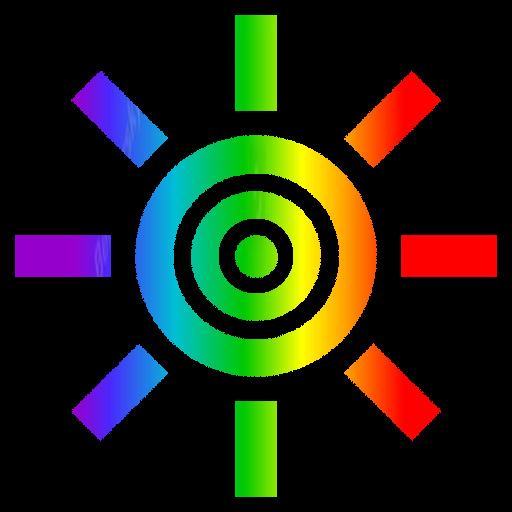
#> input picture test_jpgs/circle.jpg, 512 x 512 px
$ python show_itti_saliency_python.py   (older library calls are emulated)
#> lines starting #> are read from the running program, lines starting #| are printed output that depends on the picture; after the words box and inside, x2 and y2 are one past the last pixel; in counts of white or black regions, pixels touching at a corner belong together
import cv2
import matplotlib.pyplot as plt
import numpy as np
from scipy.ndimage import maximum_filter

##-----------------------##
"""
If you want to use this code, you can just \n
from Itti_method import Itti_Saliency_map\n
then you can just use it as :\n
itti_saliency_map = Itti_Saliency_map("your_image_path", ifshow = False)\n
the parameter ifshow controls that if the 6 + 12 + 24 different maps are displayed.\n
Hope you enjoy it!\n

Caution: Sometimes CV2 may not be able to read your image, please change the image format or check if your image path is correct.
"""
##-----------------------##

def gaussian_pyrimid(image):
   """
   return /2 resolution gaussian pyrimid
   """
   return cv2.pyrDown(image)

def eight_pyrimid_built(image):
   """
   yielding horizontal and vertical image-reduction factors ranging from 1:1 (scale zero) to 1:256 (scale eight) in eight octaves.
   """
   image_list = []
   image2 = image.copy()
   for i in range(9):
      image_list.append(image2)
      image2 = gaussian_pyrimid(image2)
   return image_list

def resize_to_normal_shape(image):
    """
    Input is provided in the form of static color images, usually digitized at 640*480 resolution
    """
    resized_image = cv2.resize(image,(640,480),interpolation=cv2.INTER_LINEAR)
    return resized_image

def seperate_RGB_chanells(image):
   """
    Seperate RGB chanells to going through following algorithms
    """
   return image[:,:,0], image[:,:,1], image[:,:,2]


def subtraction(img1,img2,ifshow = False):
    """
    return img1 - img2 but resized to the higher resolution
    """
    if ifshow:
        plt.imshow(img1)
        plt.show()
        plt.imshow(img2)
        plt.show()
    shape = img1.shape if img1.shape[0] >= img2.shape[0] else img2.shape
    shape = (shape[1],shape[0])
    image_1 = cv2.resize(img1,shape,interpolation=cv2.INTER_LINEAR)
    image_2 = cv2.resize(img2,shape,interpolation=cv2.INTER_LINEAR)
    if ifshow:
        plt.imshow(image_2)
        plt.show()
        plt.imshow(np.abs(image_1-image_2))
        plt.show()
    return image_1 - image_2

def processing_gabor_filters(ksize = 31,sigma = 4,lambda_ = 10,gamma = 0.5):
    """
    gengerate 4 gabor filters
    """
    kernel_0   = cv2.getGaborKernel((ksize,ksize),sigma,0,lambda_,gamma,0)
    kernel_45  = cv2.getGaborKernel((ksize,ksize),sigma,np.pi/4 ,lambda_,gamma,0)
    kernel_90  = cv2.getGaborKernel((ksize,ksize),sigma,np.pi/2 ,lambda_,gamma,0)
    kernel_135 = cv2.getGaborKernel((ksize,ksize),sigma,np.pi/4*3,lambda_,gamma,0)

    return kernel_0, kernel_45, kernel_90, kernel_135

def gabor_filter(img,k0,k45,k90,k135):
   """
   filter convlution
   """
   return [cv2.filter2D(img, cv2.CV_16SC1, k0),cv2.filter2D(img, cv2.CV_16SC1, k45),cv2.filter2D(img, cv2.CV_16SC1, k90),cv2.filter2D(img, cv2.CV_16SC1, k135)]

def Is_scale(img_lst,c,s):
   return np.abs(subtraction(img_lst[c],img_lst[s]))

def RG_scale(Rs,Gs,c,s):
   return np.abs(subtraction(Rs[c]-Gs[c],Gs[s]-Rs[s]))

def BY_scale(Bs,Ys,c,s):
   return np.abs(subtraction(Bs[c]-Ys[c],Ys[s]-Bs[s]))

def O_c_s_theta(Os,c,s,theta):
       return np.abs(subtraction(Os[c][theta//45], Os[s][theta//45]))

def normalize_img(img,M=1):
    """
    normalize img scale to 0~M, globally multiply it by (M-\\bar{m})^2
    """
    image = img / np.max(img) * M if np.max(img) else img/10
    w,h = image.shape
    maxima = maximum_filter(image, size=(w/5,h/5))
    maxima = (image == maxima)
    mnum = maxima.sum()
    maxima = np.multiply(maxima, image)
    mbar = float(maxima.sum()) / mnum if mnum else 0
    return image*((M - mbar)**2)

def addition(img1,img2,shape):
    """
    through calculate we have fourth shape
    """
    image1 = cv2.resize(img1,shape)
    image2 = cv2.resize(img2,shape)
    return subtraction(image1, -image2)

def read_image(image_path):
#> called with image_path = 'test_jpgs/circle.jpg'
    image = cv2.imread(image_path)
#> image is the input picture: shape (512, 512, 3); mean B, G, R 19.2, 35.8, 32.3
    image = image.astype("float32")
    return image

def find_maximum(image_dict):
    """
    find maximum
    """
    maximum = -1
    for key in image_dict.keys():
        maximum = max(maximum,np.max(image_dict[key]))
    return maximum

def show_intensity_map(I_dict):
    I_maxima = find_maximum(I_dict)
    fig,ax = plt.subplots(2,3)
    ax[0,0].imshow(I_dict[2,5]/I_maxima,norm=None)
    ax[0,1].imshow(I_dict[3,6]/I_maxima,norm=None)
    ax[0,2].imshow(I_dict[4,7]/I_maxima,norm=None)
    ax[1,0].imshow(I_dict[2,6]/I_maxima,norm=None)
    ax[1,1].imshow(I_dict[3,7]/I_maxima,norm=None)
    ax[1,2].imshow(I_dict[4,8]/I_maxima,norm=None)
    plt.suptitle("6 * Intensity map")
    plt.show()

def show_colored_map(RG_dict,BY_dict):
    RG_maxima, BY_maxima = find_maximum(RG_dict),find_maximum(BY_dict)
    color_maxima = max(RG_maxima,BY_maxima)
    fig,ax = plt.subplots(4,3)
    ax[0,0].imshow(RG_dict[2,5]/color_maxima,norm=None)
    ax[0,1].imshow(RG_dict[3,6]/color_maxima,norm=None)
    ax[0,2].imshow(RG_dict[4,7]/color_maxima,norm=None)
    ax[1,0].imshow(RG_dict[2,6]/color_maxima,norm=None)
    ax[1,1].imshow(RG_dict[3,7]/color_maxima,norm=None)
    ax[1,2].imshow(RG_dict[4,8]/color_maxima,norm=None)
    ax[2,0].imshow(BY_dict[2,5]/color_maxima,norm=None)
    ax[2,1].imshow(BY_dict[3,6]/color_maxima,norm=None)
    ax[2,2].imshow(BY_dict[4,7]/color_maxima,norm=None)
    ax[3,0].imshow(BY_dict[2,6]/color_maxima,norm=None)
    ax[3,1].imshow(BY_dict[3,7]/color_maxima,norm=None)
    ax[3,2].imshow(BY_dict[4,8]/color_maxima,norm=None)
    plt.suptitle("12 * Color map, above 6 RG and down 6 BY")
    plt.show()

def show_orientation_map(O_dict):
    orientation_maxima = find_maximum(O_dict)
    fig,ax = plt.subplots(4,6)
    ax[0,0].imshow(O_dict[2,5,0]/orientation_maxima,norm=None)
    ax[0,1].imshow(O_dict[3,6,0]/orientation_maxima,norm=None)
    ax[0,2].imshow(O_dict[4,7,0]/orientation_maxima,norm=None)
    ax[0,3].imshow(O_dict[2,5,0]/orientation_maxima,norm=None)
    ax[0,4].imshow(O_dict[3,6,0]/orientation_maxima,norm=None)
    ax[0,5].imshow(O_dict[4,7,0]/orientation_maxima,norm=None)
    ax[1,0].imshow(O_dict[2,5,45]/orientation_maxima,norm=None)
    ax[1,1].imshow(O_dict[3,6,45]/orientation_maxima,norm=None)
    ax[1,2].imshow(O_dict[4,7,45]/orientation_maxima,norm=None)
    ax[1,3].imshow(O_dict[2,5,45]/orientation_maxima,norm=None)
    ax[1,4].imshow(O_dict[3,6,45]/orientation_maxima,norm=None)
    ax[1,5].imshow(O_dict[4,7,45]/orientation_maxima,norm=None)
    ax[2,0].imshow(O_dict[2,5,90]/orientation_maxima,norm=None)
    ax[2,1].imshow(O_dict[3,6,90]/orientation_maxima,norm=None)
    ax[2,2].imshow(O_dict[4,7,90]/orientation_maxima,norm=None)
    ax[2,3].imshow(O_dict[2,5,90]/orientation_maxima,norm=None)
    ax[2,4].imshow(O_dict[3,6,90]/orientation_maxima,norm=None)
    ax[2,5].imshow(O_dict[4,7,90]/orientation_maxima,norm=None)
    ax[3,0].imshow(O_dict[2,5,135]/orientation_maxima,norm=None)
    ax[3,1].imshow(O_dict[3,6,135]/orientation_maxima,norm=None)
    ax[3,2].imshow(O_dict[4,7,135]/orientation_maxima,norm=None)
    ax[3,3].imshow(O_dict[2,5,135]/orientation_maxima,norm=None)
    ax[3,4].imshow(O_dict[3,6,135]/orientation_maxima,norm=None)
    ax[3,5].imshow(O_dict[4,7,135]/orientation_maxima,norm=None)
    plt.suptitle("Orientation maps. each row i represents degree 45 * i, 0 degree represent | bar.")
    plt.show()

##--------------------------##
"""
the following function is the most important function
"""
##--------------------------##

def Itti_Saliency_map(image_path = "./test_images/standard.jpg", ifshow = False):
    print("reading image")
    try:
        image = read_image(image_path)
    except:
        if image_path.split(".")[-1] == "png":
            raise RuntimeError(f"Check if the path is correct ({image_path}) or change the png file into jpg format for it was wrongly saved")
        raise RuntimeError(f"Check if the path is correct ({image_path})")

    print("start processing")

    resized_image = resize_to_normal_shape(image)
    gaussian_img_list = eight_pyrimid_built(resized_image)
#> the loop in eight_pyrimid_built, `for i in range(9):` made 9 passes
#> image2 on pass 9: [[28.68, 40.02, 27.34], [21.34, 47.97, 37.35]]
#> after the loop in eight_pyrimid_built, `for i in range(9):`: image_list = 9 items
#> gaussian_img_list = 9 items

    b, g, r = seperate_RGB_chanells(resized_image)

    r_sigma = eight_pyrimid_built(r)
#> the loop in eight_pyrimid_built (call 2), `for i in range(9):` made 9 passes
#> image2 on passes 8 to 9: [[12.19, 26.27, 46.73], [16.43, 34.44, 61.97]], [[27.34, 37.35]]
#> r_sigma = 9 items
    g_sigma = eight_pyrimid_built(g)
#> g_sigma = 9 items
    b_sigma = eight_pyrimid_built(b)
#> b_sigma = 9 items
    I = [(r_sigma[i]+g_sigma[i]+b_sigma[i])/3 for i in range(9)]
#> I = 9 items

    I2 = (np.int16(b) + np.int16(g) + np.int16(r))/3
    I2s = eight_pyrimid_built(I2)
#> I2s = 9 items

    maximum = [np.max(I[i]) for i in range(9)]
#> maximum = [172, 170, 168.3, 166.2, 156.8, 112.7, 90.71, 66.87, 42.96]


    b = [np.where(b_sigma[i]>= 0.1 * maximum[i],b_sigma[i],0) for i in range(9)]
#> b = 9 items
    g = [np.where(g_sigma[i]>= 0.1 * maximum[i],g_sigma[i],0) for i in range(9)]
#> g = 9 items
    r = [np.where(r_sigma[i]>= 0.1 * maximum[i],r_sigma[i],0) for i in range(9)]
#> r = 9 items

    Is = I
#> Is = 9 items
    Rs = [r[i]-(g[i]+b[i])/2 for i in range(9)]
#> Rs = 9 items
    Gs = [g[i]-(r[i]+b[i])/2 for i in range(9)]
#> Gs = 9 items
    Bs = [b[i]-(g[i]+r[i])/2 for i in range(9)]
#> Bs = 9 items
    Ys = [(r[i]+g[i])/2 - np.abs(r[i] - g[i])/2 - b[i] for i in range(9)]
#> Ys = 9 items

     # pIs,pRs,pGs,pBs,pYs,pOs,pDs = Itti_down_sampling_PYROri(image)
    fig,((ax11,ax12,ax13,ax14,ax15,ax16,ax17,ax18,ax19),\
         (ax21,ax22,ax23,ax24,ax25,ax26,ax27,ax28,ax29),\
         (ax31,ax32,ax33,ax34,ax35,ax36,ax37,ax38,ax39),\
         (ax41,ax42,ax43,ax44,ax45,ax46,ax47,ax48,ax49),\
         (ax51,ax52,ax53,ax54,ax55,ax56,ax57,ax58,ax59),
         (ax61,ax62,ax63,ax64,ax65,ax66,ax67,ax68,ax69)) = plt.subplots(6,9)
    full_lst = [[],Is,I2s,Rs,Gs,Bs,Ys]
    for img_index in range(1,7):
        for scale_index in range(1,10):
            exec(f"ax{img_index}{scale_index}.imshow(full_lst[{img_index}][{scale_index-1}])")
    plt.show()


    kernel_0, kernel_45, kernel_90, kernel_135 = processing_gabor_filters()

    Os = [gabor_filter(Is[i],kernel_0,kernel_45,kernel_90,kernel_135) for i in range(9)]
#> Os = 9 items

    fig,((ax11,ax12,ax13,ax14,ax15,ax16,ax17,ax18,ax19),\
         (ax21,ax22,ax23,ax24,ax25,ax26,ax27,ax28,ax29),\
         (ax31,ax32,ax33,ax34,ax35,ax36,ax37,ax38,ax39),\
         (ax41,ax42,ax43,ax44,ax45,ax46,ax47,ax48,ax49)) = plt.subplots(4,9)

    for degree_index in range(0,4):
        for scale_index in range(1,10):
            exec(f"ax{degree_index+1}{scale_index}.imshow(Os[{scale_index-1}][{degree_index}])")
    plt.show()

    c_set = (2,3,4)
    delta_set = (3,4)
    theta_set = (0,45,90,135)

    I_dict = {}
    RG_dict = {}
    BY_dict = {}
    O_dict = {}
    for c in c_set:
        for delta in delta_set:
            I_dict[(c,c+delta)] = Is_scale(Is,c,c+delta)
            RG_dict[(c,c+delta)] = RG_scale(Rs,Gs,c,c+delta)
            BY_dict[(c,c+delta)] = BY_scale(Bs,Ys,c,c+delta)
            for theta in theta_set:
                O_dict[(c,c+delta,theta)] = O_c_s_theta(Os,c,c+delta,theta)
#> this loop made 3 passes
#> pass 1, in subtraction, `image_2 = cv2.resize(img2,shape,interpolation=cv2.INTER_LINEAR)`:
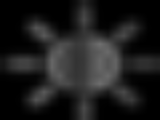
#> image_2: shape (120, 160) float32; min 0, max 110.2, mean 29.2
#> pass 1, in subtraction (call 2), `image_2 = cv2.resize(img2,shape,interpolation=cv2.INTER_LINEAR)`:
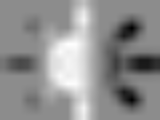
#> image_2: shape (120, 160) float32; min -255.6, max 208.2, mean 6.2; drawn with min black and max white
#> after the loop, BY_dict = 6 items; I_dict = 6 items; O_dict = 24 items; RG_dict = 6 items


    print(f"we get 42 = {len(I_dict)+len(RG_dict)+len(BY_dict)+len(O_dict)} maps, including {len(I_dict)} Intensity maps,\
    {len(RG_dict)}+{len(BY_dict)} = {len(RG_dict)+len(BY_dict)} color maps and {len(O_dict)} orientation maps")
#| we get 42 = 42 maps, including 6 Intensity maps,    6+6 = 12 color maps and 24 orientation maps
    if ifshow:
        show_intensity_map(I_dict)
#> in find_maximum, `maximum = -1`: maximum = -1
#> the loop in find_maximum, `for key in image_dict.keys():` made 6 passes
#> (key, maximum) on passes 1 to 6: ((2, 5), 111.5), ((2, 6), 117.7), ((3, 6), 117.7), ((3, 7), 125.8), ((4, 7), 125.8), ((4, 8), 125.8)
#> in show_intensity_map, `I_maxima = find_maximum(I_dict)`: I_maxima = 125.8
#> in show_intensity_map, `plt.show()`:
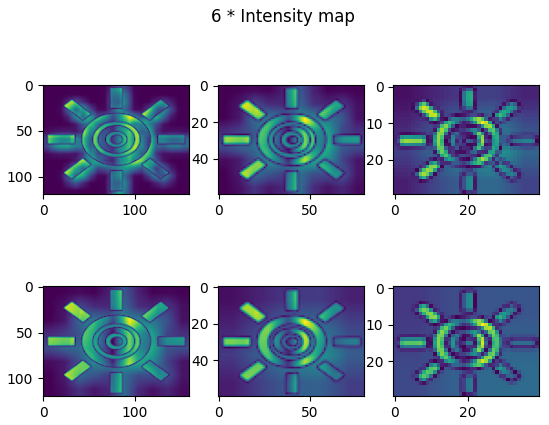
#> figure drawn by matplotlib, 6 panels
        show_colored_map(RG_dict,BY_dict)
#> the loop in find_maximum (call 2), `for key in image_dict.keys():` made 6 passes
#> key on passes 1 to 6: (2, 5), (2, 6), (3, 6), (3, 7), (4, 7), (4, 8)
#> in show_colored_map, `RG_maxima, BY_maxima = find_maximum(RG_dict),find_maximum(BY_dict)`: RG_maxima = 632.7; BY_maxima = 786.7
#> in show_colored_map, `plt.show()`:
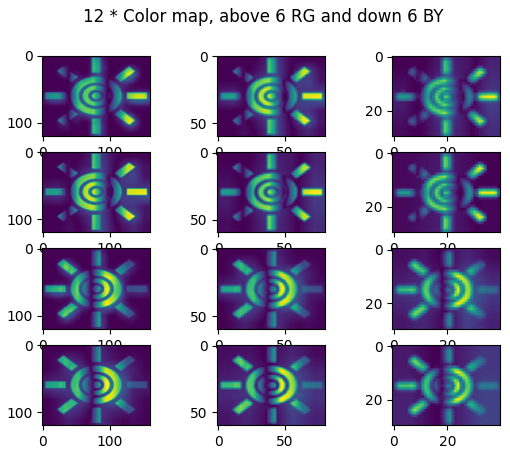
#> figure drawn by matplotlib, 12 panels
        show_orientation_map(O_dict)
#> in show_orientation_map, `orientation_maxima = find_maximum(O_dict)`: orientation_maxima = 5904

    I_bar = np.zeros((1,1))
    C_bar = np.zeros((1,1))
    O_bar_0 = np.zeros((1,1))
    O_bar_45 = np.zeros((1,1))
    O_bar_90 = np.zeros((1,1))
    O_bar_135 = np.zeros((1,1))

    addition_shape = (Is[4].shape[1],Is[4].shape[0])
#> addition_shape = (40, 30)

    for c in c_set:
        for delta in delta_set:
            I_bar = addition(I_bar,normalize_img(I_dict[(c,c+delta)]),addition_shape)
            C_bar = addition(C_bar,normalize_img(RG_dict[(c,c+delta)]),addition_shape)
            C_bar = addition(C_bar,normalize_img(BY_dict[(c,c+delta)]),addition_shape)

            O_bar_0 = addition(O_bar_0,normalize_img(O_dict[(c,c+delta,0)]),addition_shape)
            O_bar_45 = addition(O_bar_45,normalize_img(O_dict[(c,c+delta,45)]),addition_shape)
            O_bar_90 = addition(O_bar_90,normalize_img(O_dict[(c,c+delta,90)]),addition_shape)
            O_bar_135 = addition(O_bar_135,normalize_img(O_dict[(c,c+delta,135)]),addition_shape)
#> this loop made 3 passes
#> pass 1, in normalize_img, `maxima = (image == maxima)`:
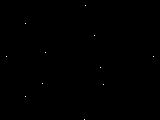
#> maxima: shape (120, 160) bool; 0.06% white in thin lines or dots, all inside (x1, y1, x2, y2) = (6, 5, 154, 120)
#> after the loop:
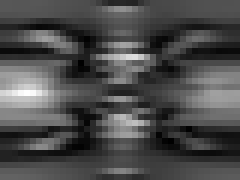
#> O_bar_90: shape (30, 40) float64 (shown 6 times larger); min 0.0731, max 1.31, mean 0.443; drawn with min black and max white

    O_bar = np.zeros((1,1))
#> O_bar = [0]
    for O_bar_theta in [O_bar_0, O_bar_45, O_bar_90, O_bar_135]:
        O_bar = addition(O_bar,normalize_img(O_bar_theta),addition_shape)
#> this loop made 4 passes
#> (mnum in normalize_img, mbar in normalize_img) on passes 1 to 4: (13, 0.571), (11, 0.427), (17, 0.565), (10, 0.463)
    S = (normalize_img(I_bar) + normalize_img(C_bar) + normalize_img(O_bar))/3
    if ifshow:=True :
        fig,((ax11,ax12,ax13,ax14,ax15,ax16),\
             (ax21,ax22,ax23,ax24,ax25,ax26),\
             (ax31,ax32,ax33,ax34,ax35,ax36)) = plt.subplots(3,6)
        lists = [(2,5),(2,6),(3,6),(3,7),(4,7),(4,8)]
        for col in range(1,7):
                exec(f"ax{1}{col}.imshow(I_dict[{lists[col-1]}])")
                exec(f"ax{1}{col}.set_title({lists[col-1]})")
                exec(f"ax{2}{col}.imshow(RG_dict[{lists[col-1]}])")
                exec(f"ax{3}{col}.imshow(BY_dict[{lists[col-1]}])")
        plt.show()
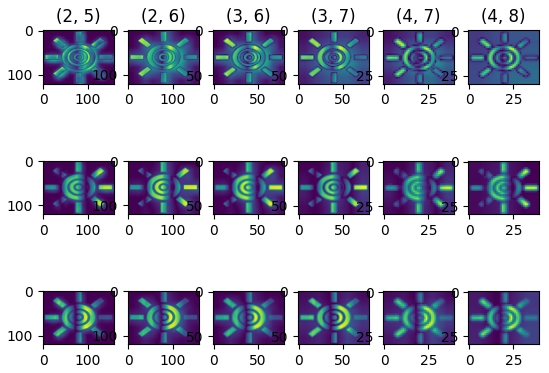
#> figure drawn by matplotlib, 18 panels

        fig,((ax11,ax12,ax13,ax14,ax15,ax16),\
             (ax21,ax22,ax23,ax24,ax25,ax26),\
             (ax31,ax32,ax33,ax34,ax35,ax36),\
             (ax41,ax42,ax43,ax44,ax45,ax46)) = plt.subplots(4,6)
        for col in range(1,7):
                exec(f"ax{1}{col}.imshow(O_dict[{(lists[col-1][0],lists[col-1][1],0)}])")
                exec(f"ax{1}{col}.set_title({lists[col-1]})")
                exec(f"ax{2}{col}.imshow(O_dict[{(lists[col-1][0],lists[col-1][1],45)}])")
                exec(f"ax{3}{col}.imshow(O_dict[{(lists[col-1][0],lists[col-1][1],90)}])")
                exec(f"ax{4}{col}.imshow(O_dict[{(lists[col-1][0],lists[col-1][1],135)}])")
        plt.show()

    if ifshow:
        plt.imshow(I_bar)
        plt.title("I_bar")
        plt.show()

        plt.imshow(C_bar)
        plt.title("C_bar")
        plt.show()

        plt.imshow(O_bar)
        plt.title("O_bar")
        plt.show()
        plt.imshow(S)
        plt.title("Saliency map")
        plt.show()

        plt.imshow(normalize_img(S),cmap="gray")
        plt.title("Saliency map")
        plt.show()

    return S


if __name__ == "__main__":
    itti_saliency_map = Itti_Saliency_map("test_jpgs/circle.jpg",ifshow=True)
    print(itti_saliency_map)
#> (printed output is left out)
    plt.imshow(itti_saliency_map)
    plt.show()
